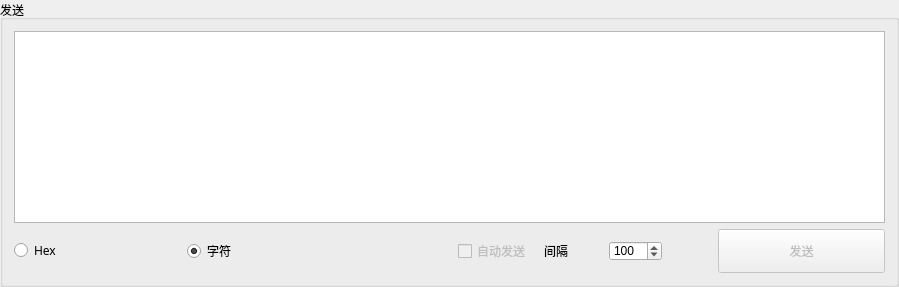
       <widget class="QGroupBox" name="senderGB_1">
        <property name="minimumSize">
         <size>
          <width>899</width>
          <height>175</height>
         </size>
        </property>
        <property name="title">
         <string>发送</string>
        </property>
        <layout class="QGridLayout" name="gridLayout">
         <item row="1" column="0">
          <widget class="QTextEdit" name="senderTextEdit_1">
           <property name="minimumSize">
            <size>
             <width>557</width>
             <height>72</height>
            </size>
           </property>
          </widget>
         </item>
         <item row="2" column="0">
          <layout class="QHBoxLayout" name="SBLayout_1">
           <item>
            <widget class="QRadioButton" name="hexRB_1">
             <property name="font">
              <font>
               <family>微软雅黑</family>
              </font>
             </property>
             <property name="text">
              <string>Hex</string>
             </property>
             <property name="checked">
              <bool>false</bool>
             </property>
            </widget>
           </item>
           <item>
            <widget class="QRadioButton" name="chrRB_1">
             <property name="font">
              <font>
               <family>微软雅黑</family>
              </font>
             </property>
             <property name="text">
              <string>字符</string>
             </property>
             <property name="checked">
              <bool>true</bool>
             </property>
            </widget>
           </item>
           <item>
            <spacer name="horizontalSpacer_3">
             <property name="orientation">
              <enum>Qt::Horizontal</enum>
             </property>
             <property name="sizeType">
              <enum>QSizePolicy::Fixed</enum>
             </property>
             <property name="sizeHint" stdset="0">
              <size>
               <width>97</width>
               <height>20</height>
              </size>
             </property>
            </spacer>
           </item>
           <item>
            <widget class="QCheckBox" name="autoSendCB_1">
             <property name="enabled">
              <bool>false</bool>
             </property>
             <property name="maximumSize">
              <size>
               <width>80</width>
               <height>16777215</height>
              </size>
             </property>
             <property name="text">
              <string>自动发送</string>
             </property>
            </widget>
           </item>
           <item>
            <widget class="QLabel" name="intervalLabel_1">
             <property name="minimumSize">
              <size>
               <width>0</width>
               <height>0</height>
              </size>
             </property>
             <property name="maximumSize">
              <size>
               <width>59</width>
               <height>16777215</height>
              </size>
             </property>
             <property name="text">
              <string>间隔</string>
             </property>
            </widget>
           </item>
           <item>
            <widget class="QSpinBox" name="intervalSB_1">
             <property name="minimumSize">
              <size>
               <width>53</width>
               <height>20</height>
              </size>
             </property>
             <property name="maximumSize">
              <size>
               <width>53</width>
               <height>20</height>
              </size>
             </property>
             <property name="minimum">
              <number>1</number>
             </property>
             <property name="maximum">
              <number>10000</number>
             </property>
             <property name="value">
              <number>100</number>
             </property>
            </widget>
           </item>
           <item>
            <spacer name="horizontalSpacer_4">
             <property name="orientation">
              <enum>Qt::Horizontal</enum>
             </property>
             <property name="sizeType">
              <enum>QSizePolicy::Fixed</enum>
             </property>
             <property name="sizeHint" stdset="0">
              <size>
               <width>50</width>
               <height>20</height>
              </size>
             </property>
            </spacer>
           </item>
           <item>
            <widget class="QPushButton" name="sendButton_1">
             <property name="enabled">
              <bool>false</bool>
             </property>
             <property name="minimumSize">
              <size>
               <width>127</width>
               <height>44</height>
              </size>
             </property>
             <property name="statusTip">
              <string>send</string>
             </property>
             <property name="text">
              <string>发送</string>
             </property>
             <property name="icon">
              <iconset>
               <normaloff>images/send.png</normaloff>images/send.png</iconset>
             </property>
            </widget>
           </item>
          </layout>
         </item>
        </layout>
       </widget>
